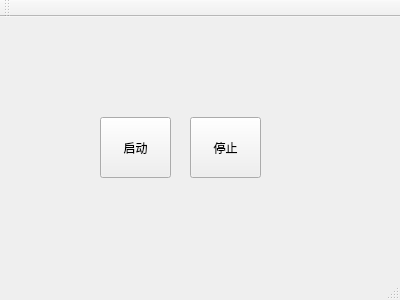
<?xml version="1.0" encoding="UTF-8"?>
<ui version="4.0">
 <class>MainWindow</class>
 <widget class="QMainWindow" name="MainWindow">
  <property name="geometry">
   <rect>
    <x>0</x>
    <y>0</y>
    <width>400</width>
    <height>300</height>
   </rect>
  </property>
  <property name="windowTitle">
   <string>MainWindow</string>
  </property>
  <widget class="QWidget" name="centralWidget">
   <widget class="QPushButton" name="startBtn">
    <property name="geometry">
     <rect>
      <x>100</x>
      <y>100</y>
      <width>71</width>
      <height>61</height>
     </rect>
    </property>
    <property name="text">
     <string>启动</string>
    </property>
   </widget>
   <widget class="QPushButton" name="stopBtn">
    <property name="geometry">
     <rect>
      <x>190</x>
      <y>100</y>
      <width>71</width>
      <height>61</height>
     </rect>
    </property>
    <property name="text">
     <string>停止</string>
    </property>
   </widget>
   <widget class="QWidget" name="">
    <property name="geometry">
     <rect>
      <x>100</x>
      <y>30</y>
      <width>161</width>
      <height>16</height>
     </rect>
    </property>
    <layout class="QHBoxLayout" name="horizontalLayout">
     <item>
      <widget class="QLabel" name="label">
       <property name="text">
        <string>计数器：</string>
       </property>
      </widget>
     </item>
     <item>
      <widget class="QLabel" name="countLabel">
       <property name="sizePolicy">
        <sizepolicy hsizetype="Expanding" vsizetype="Preferred">
         <horstretch>0</horstretch>
         <verstretch>0</verstretch>
        </sizepolicy>
       </property>
       <property name="text">
        <string>0</string>
       </property>
      </widget>
     </item>
    </layout>
   </widget>
  </widget>
  <widget class="QMenuBar" name="menuBar">
   <property name="geometry">
    <rect>
     <x>0</x>
     <y>0</y>
     <width>400</width>
     <height>23</height>
    </rect>
   </property>
  </widget>
  <widget class="QToolBar" name="mainToolBar">
   <attribute name="toolBarArea">
    <enum>TopToolBarArea</enum>
   </attribute>
   <attribute name="toolBarBreak">
    <bool>false</bool>
   </attribute>
  </widget>
  <widget class="QStatusBar" name="statusBar"/>
 </widget>
 <layoutdefault spacing="6" margin="11"/>
 <resources/>
 <connections/>
</ui>
